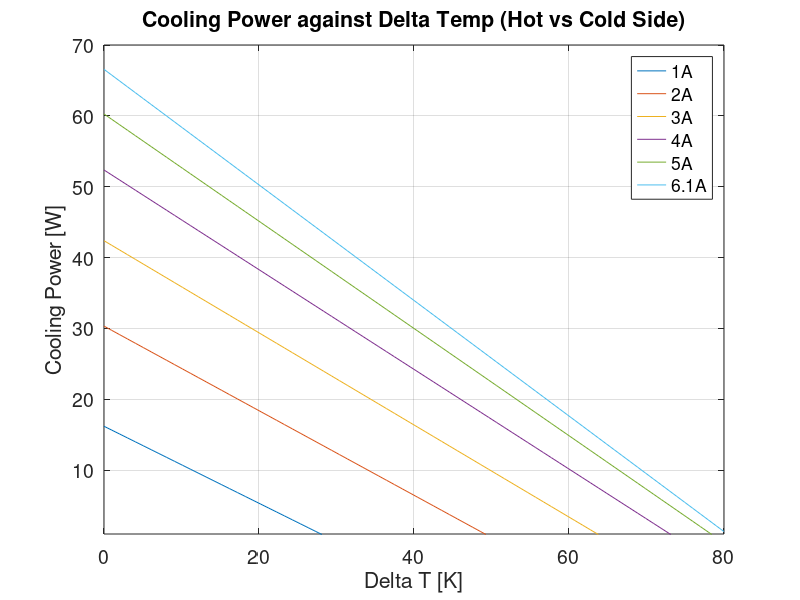

The MATLAB script that drew this image:
%% Properties for calculation

clear global;
clc;clear;

%% Declare variables as global for use in other scripts (bad practice)
global kin_visc_air Cp_air k_air alpha_air Pr_air rho_air 
global R_e_hc R_k_hc alpha_seeback num_semi_cond


%% Properties

% % USED FOR HIGHER COOLING POWER (MORE CURRENT DRAWN)
% % Bismuth Telluride Peltier element properties (TEC1-12710)
% alpha_s_pos = 2.3 * 10^-4;           % V/degC
% alpha_s_neg = -2.2 * 10^-4;          % V/degC
% rho_e_pos = 0.55 * 10^-5;                   % Ohm-m
% rho_e_neg = rho_e_pos;               % Ohm-m
% k_bismuth_pos = 3.45;                 % W/mK
% k_bismuth_neg = 3.45;                % W/mK
% width_semi_cond = 0.00135;            % m 
% height_semi_cond = 0.0019;           % m
% num_semi_cond = 126;                 % 127 couples


% % Bismuth Telluride Peltier element properties (TEC1-12706) - correct
alpha_s_pos = 2.5 * 10^-4;           % V/degC
alpha_s_neg = -2.35 * 10^-4;          % V/degC
rho_e_pos = 0.5 * 10^-5;                   % Ohm-m
rho_e_neg = rho_e_pos;               % Ohm-m
k_bismuth_pos = 4.2;                 % W/mK
k_bismuth_neg = 4.2;                % W/mK
width_semi_cond = 0.00108;            % m 
height_semi_cond = 0.0022;           % m
num_semi_cond = 110;                 % 110 couples



alpha_seeback = alpha_s_pos - alpha_s_neg;
R_e_hc = (height_semi_cond/(width_semi_cond^2)) * (rho_e_pos + rho_e_neg);
R_k_hc = 1 / ( num_semi_cond * (width_semi_cond^2/height_semi_cond) * (k_bismuth_pos + k_bismuth_neg) );

%% Plot cooling power against delta T curve

% T_h = 27 + 273.16;
T_h = 50 + 273.16;

delta_T_max = 80;
iters = 80;
delta_T_arr = linspace(0, delta_T_max, iters);
cooling_power_arr_1_amp = zeros(iters, 1);
cooling_power_arr_2_amp = zeros(iters, 1);
cooling_power_arr_3_amp = zeros(iters, 1);
cooling_power_arr_4_amp = zeros(iters, 1);
cooling_power_arr_5_amp = zeros(iters, 1);
cooling_power_arr_6_amp = zeros(iters, 1);




for i = 1:length(delta_T_arr)
    
    T_c = T_h - delta_T_arr(i);
    
%     % 1 A
    J_e = 1;
    cooling_power_arr_1_amp(i) = -(num_semi_cond * alpha_seeback * J_e * T_c) + (delta_T_arr(i) / R_k_hc) + (0.5 * num_semi_cond * R_e_hc * J_e^2);
    
    % 2 A
    J_e = 2;
%     J_e = 2;
    cooling_power_arr_2_amp(i) = -(num_semi_cond * alpha_seeback * J_e * T_c) + (delta_T_arr(i) / R_k_hc) + (0.5 * num_semi_cond * R_e_hc * J_e^2);
    
    % 3 A
    J_e = 3;
%     J_e = 4;
    cooling_power_arr_3_amp(i) = -(num_semi_cond * alpha_seeback * J_e * T_c) + (delta_T_arr(i) / R_k_hc) + (0.5 * num_semi_cond * R_e_hc * J_e^2);
    
    % 4 A
    J_e = 4;
%     J_e = 6;
    cooling_power_arr_4_amp(i) = -(num_semi_cond * alpha_seeback * J_e * T_c) + (delta_T_arr(i) / R_k_hc) + (0.5 * num_semi_cond * R_e_hc * J_e^2);
    
    % 5 A
    J_e = 5;
%     J_e = 8;
    cooling_power_arr_5_amp(i) = -(num_semi_cond * alpha_seeback * J_e * T_c) + (delta_T_arr(i) / R_k_hc) + (0.5 * num_semi_cond * R_e_hc * J_e^2);
    
    % 6 A
    J_e = 6.1;
%     J_e = 10.1;
    cooling_power_arr_6_amp(i) = -(num_semi_cond * alpha_seeback * J_e * T_c) + (delta_T_arr(i) / R_k_hc) + (0.5 * num_semi_cond * R_e_hc * J_e^2);
    
end

plot(delta_T_arr, -cooling_power_arr_1_amp, delta_T_arr, -cooling_power_arr_2_amp, delta_T_arr, -cooling_power_arr_3_amp, delta_T_arr, -cooling_power_arr_4_amp, delta_T_arr, -cooling_power_arr_5_amp, delta_T_arr, -cooling_power_arr_6_amp);
title("Cooling Power against Delta Temp (Hot vs Cold Side)");
xlabel("Delta T [K]");
ylabel("Cooling Power [W]");
ylim([1,70]);
legend("1A", "2A", "3A", "4A", "5A", "6.1A", "Location", "NorthEast");
grid on;
set(gca,'FontSize',14)

